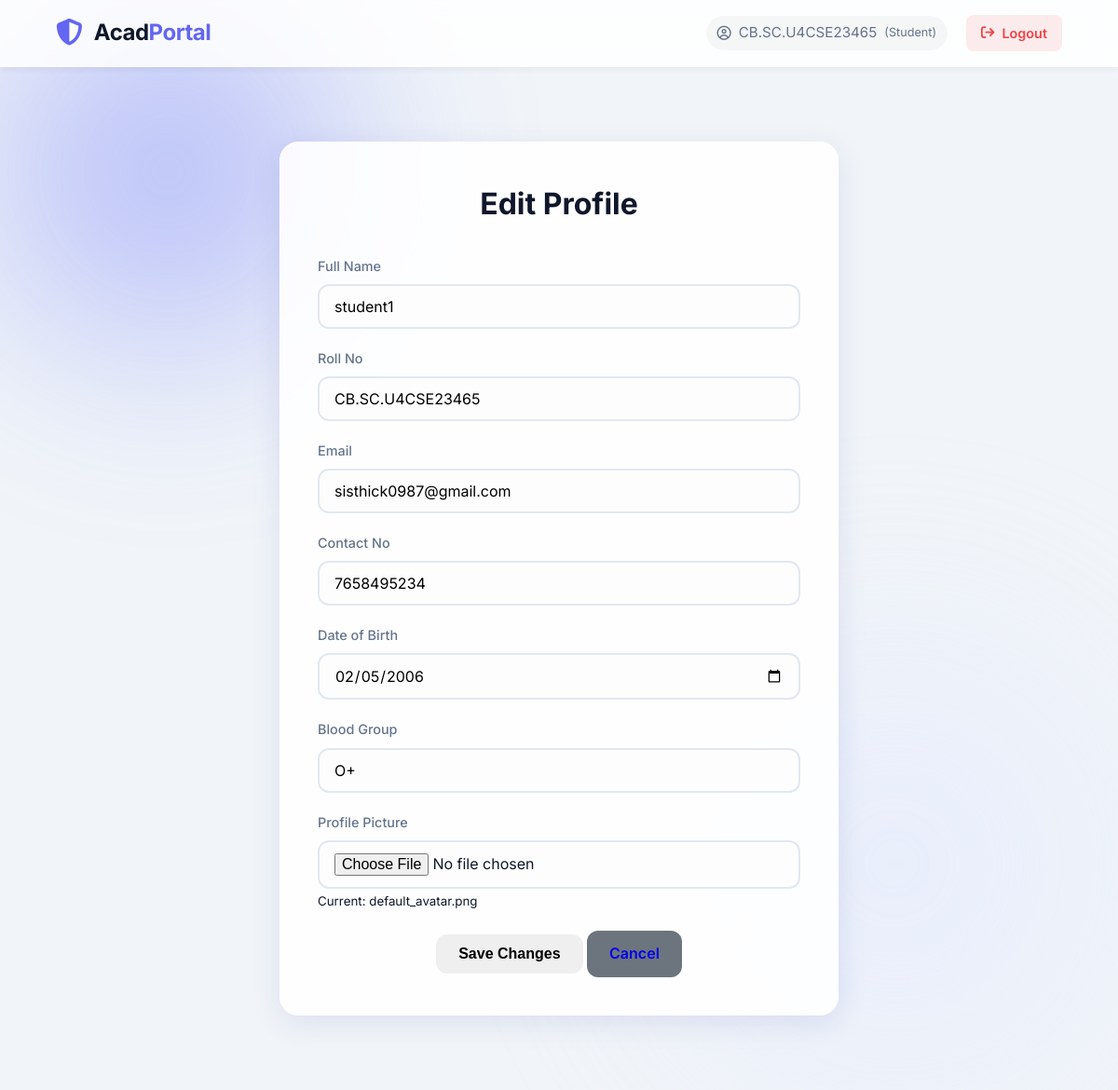
/student/edit_profile (signed in), run on the app's committed database.
### models.py (models this page shows)
class User(UserMixin, db.Model):
    id = db.Column(db.Integer, primary_key=True)
    username = db.Column(db.String(150), unique=True, nullable=False)
    password_hash = db.Column(db.String(256), nullable=False)
    role = db.Column(db.String(20), nullable=False)  # 'admin', 'faculty', 'student'
    email = db.Column(db.String(150)) # New: For MFA
    subject = db.Column(db.String(100)) # New: Assigned Subject for Faculty
    failed_login_attempts = db.Column(db.Integer, default=0)
    lockout_until = db.Column(db.DateTime, nullable=True)
    profile = db.relationship('StudentProfile', backref='user', uselist=False, cascade="all, delete-orphan")
    academic_records = db.relationship('AcademicRecord', backref='student', lazy=True)
    attendance_records = db.relationship('Attendance', backref='student', lazy=True)
    mentoring_logs = db.relationship('MentoringLog', foreign_keys='MentoringLog.student_id', backref='student_ref', lazy=True)

class StudentProfile(db.Model):
    id = db.Column(db.Integer, primary_key=True)
    user_id = db.Column(db.Integer, db.ForeignKey('user.id'), unique=True, nullable=False)
    full_name = db.Column(db.String(150))
    degree = db.Column(db.String(50)) # e.g. B.Tech
    branch = db.Column(db.String(50)) # e.g. CSE
    course = db.Column(db.String(50)) # Keeping for backward compat, or alias to Degree
    semester = db.Column(db.Integer)
    semester = db.Column(db.Integer)
    section = db.Column(db.String(10)) # New: Class Section (e.g. 'A', 'B')
    cgpa = db.Column(db.Float)
    sgpa = db.Column(db.Text, default="0.0")
    current_sgpa = db.Column(db.Float)
    email = db.Column(db.String(150))
    contact = db.Column(db.String(20))
    roll_no = db.Column(db.String(20))
    dob = db.Column(db.String(20))
    blood_group = db.Column(db.String(5))
    profile_pic = db.Column(db.String(255), default='default_avatar.png')
    parent_email = db.Column(db.String(150))
    risk_attendance = db.Column(db.String(20), default='Safe')
    risk_marks = db.Column(db.String(20), default='Safe')
    grace_marks = db.Column(db.Float, default=0.0)
    advisor_remarks = db.Column(db.Text)

### routes/student_routes.py (the view, shortened to what this page needs)
@student_bp.route('/edit_profile', methods=['GET', 'POST'])
@login_required
@role_required('student')
def edit_profile():
    profile = StudentProfile.query.filter_by(user_id=current_user.id).first()
    return render_template('edit_profile.html', profile=profile)

### utils/auth.py (called while the page is built)
def role_required(*roles):
    def decorator(f):
        @wraps(f)
        def decorated_function(*args, **kwargs):
            if not current_user.is_authenticated:
                return redirect(url_for('auth.login'))
            if current_user.role not in roles:
                abort(403)
            return f(*args, **kwargs)
        return decorated_function
    return decorator

### templates/edit_profile.html
{% extends "base.html" %}
{% block content %}
<div class="auth-container" style="max-width: 600px;">
    <h2>Edit Profile</h2>
    <form method="POST" enctype="multipart/form-data">
        <div class="form-group">
            <label>Full Name</label>
            <input type="text" name="full_name" value="{{ profile.full_name }}" required>
        </div>
        <div class="form-group">
            <label>Roll No</label>
            <input type="text" name="roll_no" value="{{ profile.roll_no }}">
        </div>
        <div class="form-group">
            <label>Email</label>
            <input type="email" name="email" value="{{ profile.email }}" required>
        </div>
        <div class="form-group">
            <label>Contact No</label>
            <input type="text" name="contact" value="{{ profile.contact }}">
        </div>
        <div class="form-group">
            <label>Date of Birth</label>
            <input type="date" name="dob" value="{{ profile.dob }}">
        </div>
        <div class="form-group">
            <label>Blood Group</label>
            <input type="text" name="blood_group" value="{{ profile.blood_group }}">
        </div>
        <div class="form-group">
            <label>Profile Picture</label>
            <input type="file" name="profile_pic">
            <small>Current: {{ profile.profile_pic }}</small>
        </div>
        <button type="submit" class="btn">Save Changes</button>
        <a href="{{ url_for('student.dashboard') }}" class="btn" style="background:#6c757d;">Cancel</a>
    </form>
</div>
{% endblock %}

### templates/base.html (shortened to what this page needs)
<!DOCTYPE html>
<html lang="en">
<head>
    <link rel="stylesheet" href="https://cdnjs.cloudflare.com/ajax/libs/font-awesome/6.4.0/css/all.min.css">
    <link rel="stylesheet" href="{{ url_for('static', filename='css/style.css') }}">
</head>
<body>
    <div class="background-blobs">
        <div class="blob blob-1"></div>
        <div class="blob blob-2"></div>
    </div>
    <header class="main-header glass-panel">
        <div class="container header-content">
            <div class="brand">
                <i class="fa-solid fa-shield-halved brand-icon"></i>
                <h1>Acad<span class="highlight">Portal</span></h1>
            </div>
            {% if current_user.is_authenticated %}
            <nav class="main-nav">
                <span class="user-info">
                    <i class="fa-regular fa-circle-user"></i>
                    {{ current_user.username }} <small>({{ current_user.role|capitalize }})</small>
                </span>
                <a href="{{ url_for('auth.logout') }}" class="btn btn-sm btn-danger-soft">
                    <i class="fa-solid fa-arrow-right-from-bracket"></i> Logout
                </a>
            </nav>
            {% endif %}
        </div>
    </header>
    <main class="container main-content fade-in">
        {% block content %}{% endblock %}
    </main>
</body>
</html>

### static/css/style.css (style rules this page uses)
:root { --primary: #6366f1; --primary-dark: #4f46e5; --primary-light: #818cf8; --secondary: #ec4899; --dark: #0f172a; --light: #f8fafc; --gray: #64748b; --gray-light: #e2e8f0; --success: #10b981; --warning: #f59e0b; --danger: #ef4444; --info: #3b82f6; --glass-bg: rgba(255, 255, 255, 0.7); --glass-border: rgba(255, 255, 255, 0.5); --glass-shadow: 0 8px 32px 0 rgba(31, 38, 135, 0.1); --radius-sm: 8px; --radius-md: 12px; --radius-lg: 20px; --container-max: 1200px; }
* { box-sizing: border-box; margin: 0; padding: 0; }
body { font-family: 'Inter', sans-serif; background-color: #f1f5f9; color: var(--dark); line-height: 1.6; min-height: 100vh; display: flex; flex-direction: column; overflow-x: hidden; }
.background-blobs { position: fixed; top: 0; left: 0; width: 100%; height: 100%; z-index: -1; overflow: hidden; pointer-events: none; }
.blob { position: absolute; filter: blur(80px); opacity: 0.6; border-radius: 50%; }
.blob-1 { top: -10%; left: -10%; width: 50vw; height: 50vw; background: radial-gradient(circle, var(--primary-light), transparent 70%); }
.blob-2 { bottom: -10%; right: -10%; width: 60vw; height: 60vw; background: radial-gradient(circle, #e0e7ff, transparent 70%); }
.container { width: 90%; max-width: var(--container-max); margin: 0 auto; }
.main-header { background: rgba(255, 255, 255, 0.85); backdrop-filter: blur(12px); border-bottom: 1px solid var(--glass-border); padding: 1rem 0; position: sticky; top: 0; z-index: 1000; box-shadow: 0 4px 6px -1px rgba(0, 0, 0, 0.05); }
.header-content { display: flex; justify-content: space-between; align-items: center; }
.brand { display: flex; align-items: center; gap: 12px; color: var(--dark); text-decoration: none; }
.brand-icon { font-size: 1.8rem; color: var(--primary); }
.brand h1 { font-size: 1.5rem; font-weight: 700; letter-spacing: -0.5px; }
.highlight { color: var(--primary); }
.main-nav { display: flex; align-items: center; gap: 20px; }
.user-info { font-size: 0.95rem; color: var(--gray); display: flex; align-items: center; gap: 8px; background: rgba(0, 0, 0, 0.03); padding: 6px 12px; border-radius: 50px; }
.main-content { flex: 1; padding: 40px 0; }
.fade-in { animation: fadeIn 0.6s ease-out; }
.auth-container { max-width: 440px; margin: 40px auto; background: rgba(255, 255, 255, 0.9); padding: 40px; border-radius: var(--radius-lg); box-shadow: var(--glass-shadow); border: 1px solid white; text-align: center; }
.auth-container h2 { font-size: 2rem; margin-bottom: 30px; color: var(--dark); }
.form-group { margin-bottom: 20px; text-align: left; }
.form-group label { display: block; margin-bottom: 8px; font-weight: 500; color: var(--gray); font-size: 0.9rem; }
.form-group input, .form-group select { width: 100%; padding: 12px 16px; border: 2px solid var(--gray-light); border-radius: var(--radius-md); font-size: 1rem; font-family: inherit; transition: all 0.2s; background: #fdfdfd; }
.btn { display: inline-flex; align-items: center; justify-content: center; padding: 12px 24px; border: none; border-radius: var(--radius-md); cursor: pointer; font-weight: 600; font-size: 1rem; text-decoration: none; transition: all 0.2s; gap: 8px; }
.btn-logout, .btn-danger-soft { background: rgba(239, 68, 68, 0.1); color: var(--danger); }
.btn-sm { padding: 8px 16px; font-size: 0.9rem; border-radius: var(--radius-sm); }

### data on the page
User: username "CB.SC.U4CSE23465", role "Student"
StudentProfile: full_name "student1", roll_no "CB.SC.U4CSE23465", email "sisthick0987@gmail.com", contact "7658495234", dob "02/05/2006", blood_group "O+", profile_pic "default_avatar.png"
